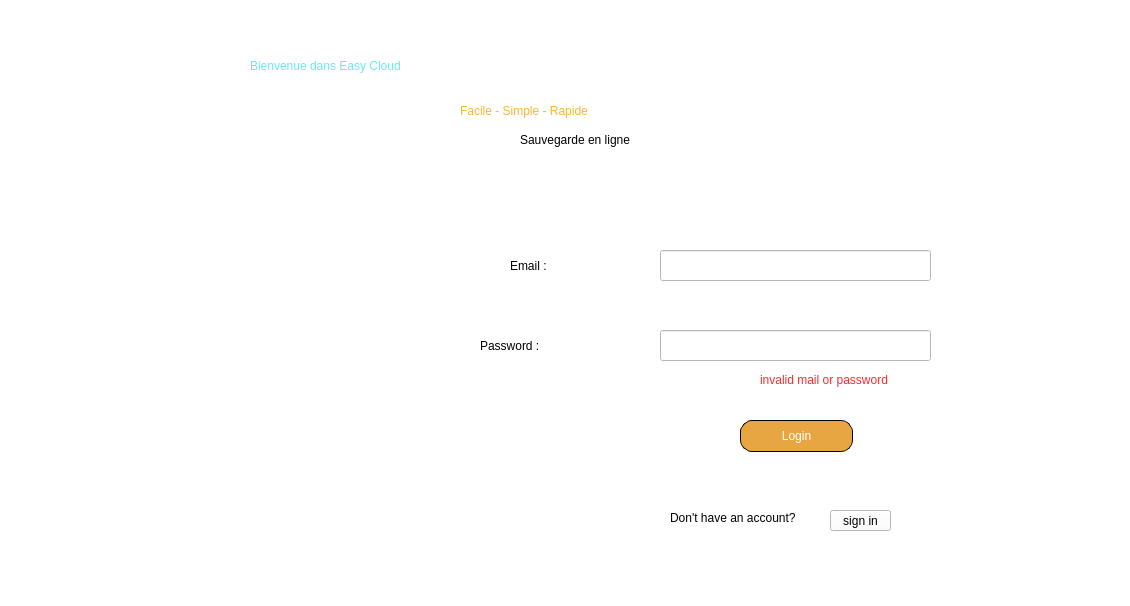
<?xml version="1.0" encoding="UTF-8"?>
<ui version="4.0">
 <class>Dialog</class>
 <widget class="QDialog" name="Dialog">
  <property name="geometry">
   <rect>
    <x>0</x>
    <y>0</y>
    <width>1130</width>
    <height>606</height>
   </rect>
  </property>
  <property name="windowTitle">
   <string>Dialog</string>
  </property>
  <property name="styleSheet">
   <string notr="true">background-color: rgb(255, 255, 255)</string>
  </property>
  <widget class="QLabel" name="label">
   <property name="geometry">
    <rect>
     <x>80</x>
     <y>150</y>
     <width>341</width>
     <height>281</height>
    </rect>
   </property>
   <property name="text">
    <string/>
   </property>
   <property name="pixmap">
    <pixmap>../../Desktop/Capture d’écran 2022-07-13 à 20.40.45.png</pixmap>
   </property>
  </widget>
  <widget class="QLabel" name="il">
   <property name="geometry">
    <rect>
     <x>510</x>
     <y>250</y>
     <width>121</width>
     <height>31</height>
    </rect>
   </property>
   <property name="styleSheet">
    <string notr="true">font: 30pt &quot;Verdana&quot;;
color:rgb(0, 0, 0)</string>
   </property>
   <property name="text">
    <string>Email : </string>
   </property>
  </widget>
  <widget class="QLineEdit" name="email">
   <property name="geometry">
    <rect>
     <x>660</x>
     <y>250</y>
     <width>271</width>
     <height>31</height>
    </rect>
   </property>
   <property name="styleSheet">
    <string notr="true">
background-color: rgb(255, 255, 255)</string>
   </property>
  </widget>
  <widget class="QLineEdit" name="password">
   <property name="geometry">
    <rect>
     <x>660</x>
     <y>330</y>
     <width>271</width>
     <height>31</height>
    </rect>
   </property>
   <property name="styleSheet">
    <string notr="true">
background-color: rgb(255, 255, 255)</string>
   </property>
   <property name="text">
    <string/>
   </property>
  </widget>
  <widget class="QLabel" name="j">
   <property name="geometry">
    <rect>
     <x>480</x>
     <y>330</y>
     <width>161</width>
     <height>31</height>
    </rect>
   </property>
   <property name="styleSheet">
    <string notr="true">font: 30pt &quot;Verdana&quot;;
color:rgb(0, 0, 0)</string>
   </property>
   <property name="text">
    <string>Password : </string>
   </property>
  </widget>
  <widget class="QPushButton" name="loginbutton">
   <property name="geometry">
    <rect>
     <x>740</x>
     <y>420</y>
     <width>113</width>
     <height>32</height>
    </rect>
   </property>
   <property name="styleSheet">
    <string notr="true">background-color: rgb(232, 166, 66);
font: 20pt &quot;Arial Rounded MT Bold&quot;;
color:white;
border: 1px solid ;
border-radius:12px;
</string>
   </property>
   <property name="text">
    <string>Login</string>
   </property>
  </widget>
  <widget class="QLabel" name="label_3">
   <property name="geometry">
    <rect>
     <x>670</x>
     <y>510</y>
     <width>161</width>
     <height>16</height>
    </rect>
   </property>
   <property name="text">
    <string>Don't have an account?</string>
   </property>
  </widget>
  <widget class="QPushButton" name="createaccbutton">
   <property name="geometry">
    <rect>
     <x>830</x>
     <y>510</y>
     <width>61</width>
     <height>21</height>
    </rect>
   </property>
   <property name="text">
    <string>sign in</string>
   </property>
  </widget>
  <widget class="QLabel" name="invalid">
   <property name="geometry">
    <rect>
     <x>760</x>
     <y>370</y>
     <width>171</width>
     <height>20</height>
    </rect>
   </property>
   <property name="styleSheet">
    <string notr="true">color:rgb(252, 43, 44);
font: italic 13pt &quot;Verdana&quot;;</string>
   </property>
   <property name="text">
    <string>invalid mail or password</string>
   </property>
  </widget>
  <widget class="QLabel" name="label_4">
   <property name="geometry">
    <rect>
     <x>250</x>
     <y>40</y>
     <width>721</width>
     <height>51</height>
    </rect>
   </property>
   <property name="styleSheet">
    <string notr="true">font: 75 40pt &quot;Palatino&quot;;
font: 48pt &quot;Silom&quot;;
color:rgb(112, 227, 246)</string>
   </property>
   <property name="text">
    <string>Bienvenue dans Easy Cloud</string>
   </property>
  </widget>
  <widget class="QLabel" name="label_5">
   <property name="geometry">
    <rect>
     <x>460</x>
     <y>90</y>
     <width>281</width>
     <height>41</height>
    </rect>
   </property>
   <property name="styleSheet">
    <string notr="true">font: 30pt &quot;Bodoni 72 Oldstyle&quot;;
color:rgb(245, 181, 54)</string>
   </property>
   <property name="text">
    <string>Facile - Simple - Rapide</string>
   </property>
  </widget>
  <widget class="QLabel" name="label_6">
   <property name="geometry">
    <rect>
     <x>520</x>
     <y>130</y>
     <width>141</width>
     <height>20</height>
    </rect>
   </property>
   <property name="text">
    <string>Sauvegarde en ligne</string>
   </property>
  </widget>
 </widget>
 <resources/>
 <connections/>
</ui>
